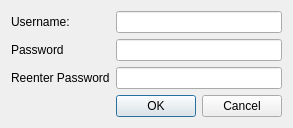
<?xml version="1.0" encoding="UTF-8"?>
<ui version="4.0">
 <class>NewLoginDialog</class>
 <widget class="QDialog" name="NewLoginDialog">
  <property name="geometry">
   <rect>
    <x>0</x>
    <y>0</y>
    <width>278</width>
    <height>123</height>
   </rect>
  </property>
  <property name="sizePolicy">
   <sizepolicy hsizetype="Fixed" vsizetype="Fixed">
    <horstretch>0</horstretch>
    <verstretch>0</verstretch>
   </sizepolicy>
  </property>
  <property name="windowTitle">
   <string>Sign-up or Reset</string>
  </property>
  <layout class="QGridLayout" name="gridLayout">
   <item row="0" column="0">
    <widget class="QLabel" name="label_username">
     <property name="text">
      <string>Username:</string>
     </property>
     <property name="buddy">
      <cstring>lineEdit_username</cstring>
     </property>
    </widget>
   </item>
   <item row="0" column="1">
    <widget class="QLineEdit" name="lineEdit_username"/>
   </item>
   <item row="1" column="0">
    <widget class="QLabel" name="label_password_1">
     <property name="text">
      <string>Password</string>
     </property>
     <property name="buddy">
      <cstring>lineEdit_password_1</cstring>
     </property>
    </widget>
   </item>
   <item row="1" column="1">
    <widget class="QLineEdit" name="lineEdit_password_1">
     <property name="echoMode">
      <enum>QLineEdit::Password</enum>
     </property>
    </widget>
   </item>
   <item row="2" column="0">
    <widget class="QLabel" name="label_password_2">
     <property name="text">
      <string>Reenter Password</string>
     </property>
     <property name="buddy">
      <cstring>lineEdit_password_2</cstring>
     </property>
    </widget>
   </item>
   <item row="2" column="1">
    <widget class="QLineEdit" name="lineEdit_password_2">
     <property name="echoMode">
      <enum>QLineEdit::Password</enum>
     </property>
    </widget>
   </item>
   <item row="3" column="1">
    <widget class="QDialogButtonBox" name="buttonBox">
     <property name="standardButtons">
      <set>QDialogButtonBox::Cancel|QDialogButtonBox::Ok</set>
     </property>
    </widget>
   </item>
  </layout>
 </widget>
 <resources/>
 <connections/>
</ui>
